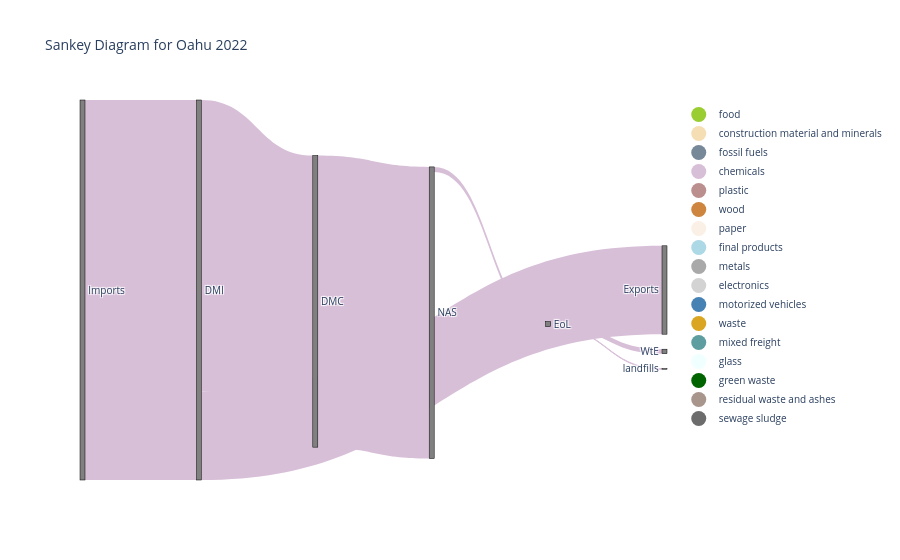

The code cell stored with this chart in its notebook:
### Code cell
# Create the Sankey diagram for any material and year
year = 2022
material = 'chemicals'

data = df.copy()

data = data[data['Year'] == year]
data = data[data['Material'] == material]

# Convert source and target labels to unique numeric indices
nodes = list(set(data['Source']).union(set(data['Target'])))
node_indices = {node: idx for idx, node in enumerate(nodes)}
source_indices = [node_indices[source] for source in data['Source']]
target_indices = [node_indices[target] for target in data['Target']]

fig = go.Figure(data=[go.Sankey(
    node=dict(
        pad=15,
        thickness=5,
        line=dict(color="black", width=0.5),
        label=nodes,  # Unique labels for nodes
        color="grey"
    ),
    link=dict(
        source=source_indices,  # Source node indices
        target=target_indices,  # Target node indices
        value=data['kilotons'],     # Flow values
        color=[product_colors[product] for product in data['Material']]  # Link colors based on product
    )
)])
    
# Customize layout
fig.update_layout(
    title_text=f"Sankey Diagram for Oahu {year}", font_size=10,
    xaxis_title=None,  # Entfernt die Beschriftung der x-Achse
    yaxis_title=None,  # Entfernt die Beschriftung der y-Achse)
    xaxis=dict(showticklabels=False),  # Entfernt die Tick-Labels der x-Achse
    yaxis=dict(showticklabels=False),   # Entfernt die Tick-Labels der y-Achse
    plot_bgcolor="rgba(0,0,0,0)",  # Entfernt den Plot-Hintergrund (transparent)
    paper_bgcolor="rgba(0,0,0,0)")  # Entfernt den gesamten Figurenhintergrund (transparent)
    
# Add custom legend as scatter traces
for sctg2, color in product_colors.items():
    fig.add_trace(go.Scatter(
        x=[None],  # Dummy x value
        y=[None],  # Dummy y value
        mode='markers',
        marker=dict(size=15, color=color),
        name=sctg2,  # Legend entry
        hoverinfo='none'  # Hide hover text for dummy points
    ))
    
# Show the Sankey diagram
fig.show()

### Figure 1 — Plotly figure (JSON) as saved in the notebook; plotly's stock layout.template omitted (floating-point values rounded to 4 significant figures)
{"data": [{"link": {"color": ["#D8BFD8", "#D8BFD8", "#D8BFD8", "#D8BFD8", "#D8BFD8", "#D8BFD8", "#D8BFD8", "#D8BFD8"], "source": [5, 4, 4, 8, 8, 0, 2, 3], "target": [3, 5, 7, 6, 1, 4, 4, 8], "value": [61.73, 61.73, 18.71, 0.9577, 0.1046, 80.43, 0, 1.062]}, "node": {"color": "grey", "label": ["Imports", "landfills", "Indirect Imports of Packaging", "NAS", "DMI", "DMC", "WtE", "Exports", "EoL"], "line": {"color": "black", "width": 0.5}, "pad": 15, "thickness": 5}, "type": "sankey"}, {"hoverinfo": "none", "marker": {"color": "#9ACD32", "size": 15}, "mode": "markers", "name": "food", "type": "scatter", "x": [null], "y": [null]}, {"hoverinfo": "none", "marker": {"color": "#F5DEB3", "size": 15}, "mode": "markers", "name": "construction material and minerals", "type": "scatter", "x": [null], "y": [null]}, {"hoverinfo": "none", "marker": {"color": "#778899", "size": 15}, "mode": "markers", "name": "fossil fuels", "type": "scatter", "x": [null], "y": [null]}, {"hoverinfo": "none", "marker": {"color": "#D8BFD8", "size": 15}, "mode": "markers", "name": "chemicals", "type": "scatter", "x": [null], "y": [null]}, {"hoverinfo": "none", "marker": {"color": "#BC8F8F", "size": 15}, "mode": "markers", "name": "plastic", "type": "scatter", "x": [null], "y": [null]}, {"hoverinfo": "none", "marker": {"color": "#CD853F", "size": 15}, "mode": "markers", "name": "wood", "type": "scatter", "x": [null], "y": [null]}, {"hoverinfo": "none", "marker": {"color": "#FAF0E6", "size": 15}, "mode": "markers", "name": "paper", "type": "scatter", "x": [null], "y": [null]}, {"hoverinfo": "none", "marker": {"color": "#ADD8E6", "size": 15}, "mode": "markers", "name": "final products", "type": "scatter", "x": [null], "y": [null]}, {"hoverinfo": "none", "marker": {"color": "#A9A9A9", "size": 15}, "mode": "markers", "name": "metals", "type": "scatter", "x": [null], "y": [null]}, {"hoverinfo": "none", "marker": {"color": "#D3D3D3", "size": 15}, "mode": "markers", "name": "electronics", "type": "scatter", "x": [null], "y": [null]}, {"hoverinfo": "none", "marker": {"color": "#4682B4", "size": 15}, "mode": "markers", "name": "motorized vehicles", "type": "scatter", "x": [null], "y": [null]}, {"hoverinfo": "none", "marker": {"color": "#DAA520", "size": 15}, "mode": "markers", "name": "waste", "type": "scatter", "x": [null], "y": [null]}, {"hoverinfo": "none", "marker": {"color": "#5F9EA0", "size": 15}, "mode": "markers", "name": "mixed freight", "type": "scatter", "x": [null], "y": [null]}, {"hoverinfo": "none", "marker": {"color": "#F0FFFF", "size": 15}, "mode": "markers", "name": "glass", "type": "scatter", "x": [null], "y": [null]}, {"hoverinfo": "none", "marker": {"color": "#006400", "size": 15}, "mode": "markers", "name": "green waste", "type": "scatter", "x": [null], "y": [null]}, {"hoverinfo": "none", "marker": {"color": "#A8968C", "size": 15}, "mode": "markers", "name": "residual waste and ashes", "type": "scatter", "x": [null], "y": [null]}, {"hoverinfo": "none", "marker": {"color": "#6C6C6C", "size": 15}, "mode": "markers", "name": "sewage sludge", "type": "scatter", "x": [null], "y": [null]}], "layout": {"autosize": true, "font": {"size": 10}, "paper_bgcolor": "rgba(0, 0, 0, 0)", "plot_bgcolor": "rgba(0, 0, 0, 0)", "title": {"text": "Sankey Diagram for Oahu 2022"}, "xaxis": {"autorange": true, "range": [-1, 6], "showticklabels": false, "title": {}}, "yaxis": {"autorange": true, "range": [-1, 4], "showticklabels": false, "title": {}}}}
